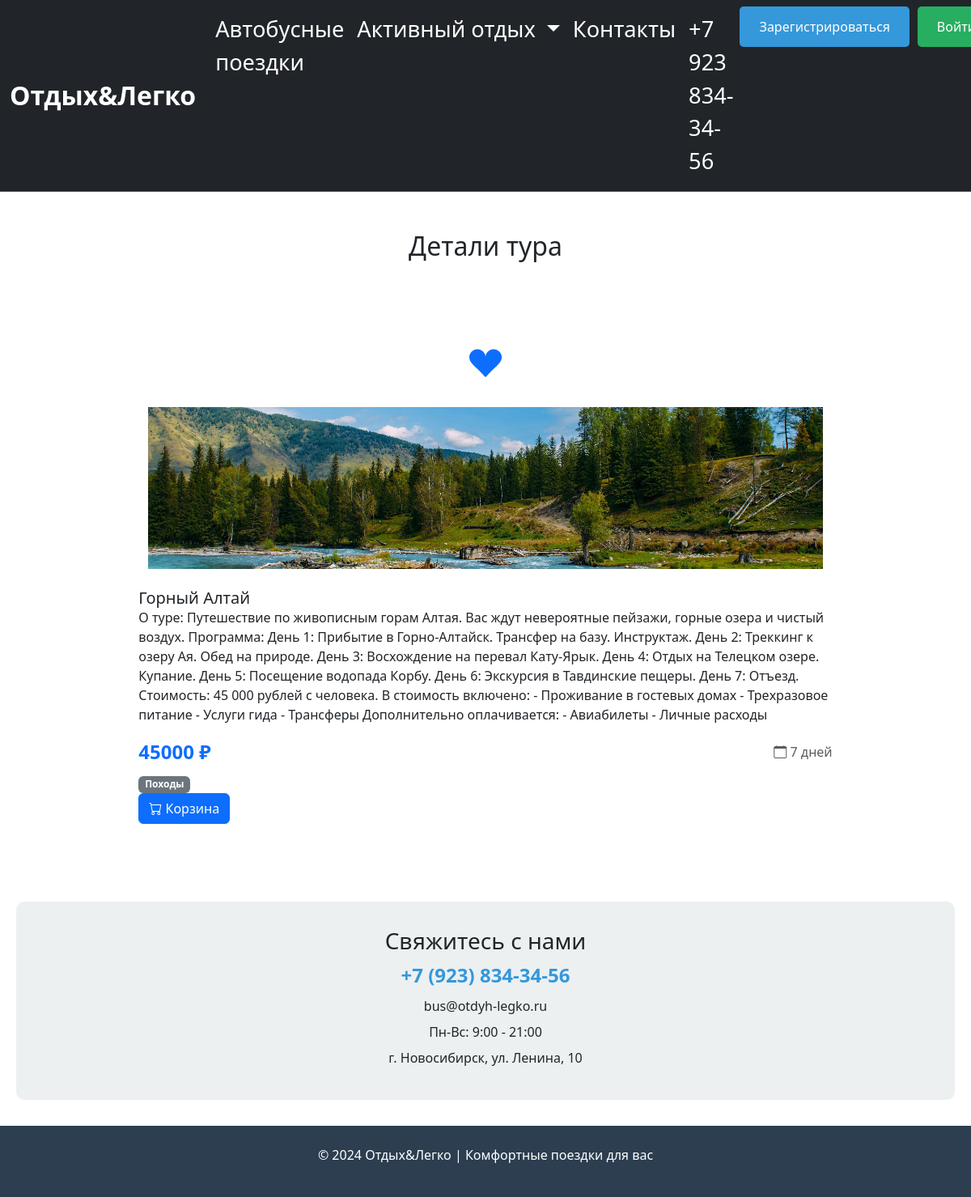
The page /tour/inf/2 on the database its author committed.
### data/tours.py (models this page shows, shortened)
class Tours(SqlAlchemyBase, SerializerMixin):
    __tablename__ = 'tours'
    id = sqlalchemy.Column(sqlalchemy.Integer,
                           primary_key=True, autoincrement=True)
    category_id = sqlalchemy.Column(sqlalchemy.Integer,
                                    sqlalchemy.ForeignKey("category.id"))
    title = sqlalchemy.Column(sqlalchemy.String,
                              nullable=True)
    content = sqlalchemy.Column(sqlalchemy.TEXT,
                                nullable=True)
    is_published = sqlalchemy.Column(sqlalchemy.Boolean,
                                     default=True)
    free_pl = sqlalchemy.Column(sqlalchemy.Integer)
    duration = sqlalchemy.Column(sqlalchemy.Integer, default=3)
    price = sqlalchemy.Column(sqlalchemy.Integer, default=10000)
    img = sqlalchemy.Column(sqlalchemy.String,
                            nullable=False)
    user_id = sqlalchemy.Column(sqlalchemy.Integer, sqlalchemy.ForeignKey("users.id"))
    category = orm.relationship("Category", back_populates='tours')
    cart_items = orm.relationship('CartItem', back_populates='tour', cascade='all, delete-orphan')
    author = orm.relationship("Users", foreign_keys=[user_id], backref='created_tours')

class Category(SqlAlchemyBase, SerializerMixin):
    __tablename__ = 'category'
    id = sqlalchemy.Column(sqlalchemy.Integer,
                           primary_key=True,
                           autoincrement=True)
    name = sqlalchemy.Column(sqlalchemy.String,
                             nullable=True)
    tours = orm.relationship("Tours", cascade="all, delete", back_populates='category')

### main.py (the view)
@app.route('/tour/inf/<int:id_>', methods=['GET', 'POST'])
def tours_detail(id_):
    db_sess = db_session.create_session()
    tour = db_sess.query(Tours).filter(Tours.id == id_).first()
    return render_template('tours_wor.html',
                           title='Детали тура', tour=tour)

### data/db_session.py (called while the page is built)
def create_session() -> Session:
    global __factory
    return __factory()

### templates/tours_wor.html (shortened to what this page needs)
{% extends "base.html" %}
{% block content %}
<div class="container my-5">
  <h2 class="text-center mb-4">{{ title if title else 'Наши туры' }}</h2>
  {% if tour %}
  <div class="container my-5">
    <div class="row justify-content-center">
        <div class="col-lg-10">
            <div class="company-card p-4 p-lg-5">
                <div class="text-center mb-4">
                    <i class="bi bi-suit-heart-fill fs-1 text-primary"></i>
                </div>
<div class="row row-cols-1 row-cols-md-3 g-4">
    {% if not current_category or current_category == tour.category.name %}
        {% if tour.img %}
        <img src="{{ url_for('static', filename='img/' + tour.img) }}" class="card-img-top" alt="{{ tour.title }}" style="height: 200px; object-fit: cover;">
        {% else %}
        <img src="https://via.placeholder.com/300x200?text=Нет+фото" class="card-img-top" alt="Нет изображения" style="height: 200px; object-fit: cover;">
        {% endif %}
        <div class="card-body">
          <h5 class="card-title">{{ tour.title }}</h5>
          <div class="card-text">
            {% if tour.content %}
              {{ tour.content }}
            {% else %}
              <p class="text-muted">Описание временно недоступно</p>
            {% endif %}
          </div>
          <div class="d-flex justify-content-between align-items-center mt-3">
            <span class="text-primary fw-bold fs-4">{{ tour.price }} ₽</span>
            <span class="text-muted"><i class="bi bi-calendar"></i> {{ tour.duration }} дней</span>
          </div>
          {% if tour.category %}
          <div class="mt-2">
            <span class="badge bg-secondary">{{ tour.category.name }}</span>
          </div>
          {% endif %}
            {% if is_bask %}
            {% else %}
                <button class="btn btn-primary" id="cartBtn">
                  <i class="bi bi-cart"></i> Корзина
                </button>
            {% endif %}
        </div>
      </div>
    </div>
    {% endif %}
  </div>
  {% endif %}
</div>
            </div>
        </div>
{% endblock %}

### templates/base.html (style rules this page uses)
.container { max-width: 1200px; margin: 0 auto; padding: 0 20px; }

### rows shown on the page
Tours: img (picture), title "Горный Алтай", content "О туре: Путешествие по живописным горам Алтая. Вас ждут невероятные пейзажи, горные озера и чистый воздух. Программа: День 1: Прибытие в Горно-Алтайск. Трансфер на базу. Инструктаж. День 2: Треккинг к озеру Ая. Обед на природе. День 3: Восхождение на перевал Кату-Ярык. День 4: Отдых на Телецком озере. Купание. День 5: Посещение водопада Корбу. День 6: Экскурсия в Тавдинские пещеры. День 7: Отъезд. Стоимость: 45 000 рублей с человека. В стоимость включено: - Проживание в гостевых домах - Трехразовое питание - Услуги гида - Трансферы Дополнительно оплачивается: - Авиабилеты - Личные расходы", price "45000", duration "7"
Category: category.name "Походы"

### other values the page prints
{{ title if title else 'Наши туры' }} "Детали тура"
